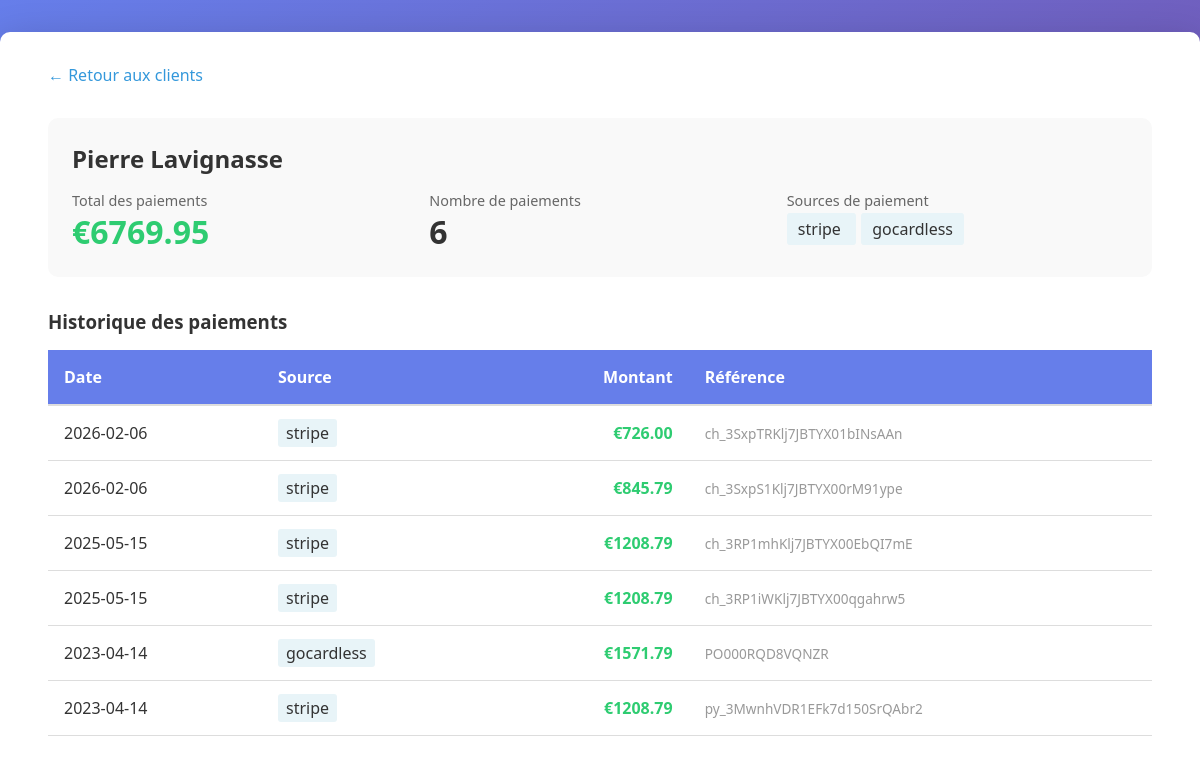
The app's page /client/Pierre Lavignasse (signed in) with its own data.
### tables this page shows
CREATE TABLE paiements (
        id INTEGER PRIMARY KEY AUTOINCREMENT,
        date_paiement TEXT NOT NULL,
        source TEXT NOT NULL,
        montant REAL NOT NULL,
        client_nom TEXT,
        email TEXT,
        statut TEXT DEFAULT 'pending',
        reference_externe TEXT,
        metadonnees TEXT,
        synchronise INTEGER DEFAULT 0,
        created_at TEXT DEFAULT CURRENT_TIMESTAMP
    );

### app.py (the view)
@app.route('/client/<client_nom>')
@admin_required
def detail_client(client_nom):
    paiements = database.obtenir_paiements_client(client_nom)
    total = sum(p['montant'] for p in paiements)
    sources = set(p['source'] for p in paiements)
    return render_template('client_detail.html',
                         client_nom=client_nom,
                         paiements=paiements,
                         total=total,
                         sources=sources,
                         nb_paiements=len(paiements))

### app.py (called while the page is built)
def admin_required(f):
    @wraps(f)
    def decorated_function(*args, **kwargs):
        role = session.get('role')
        if not role:
            return redirect(url_for('connexion'))
        if role != 'admin':
            return redirect(url_for('recherche'))
        return f(*args, **kwargs)
    return decorated_function

@app.context_processor
def injecter_role():
    return {'role': session.get('role'), 'est_admin': session.get('role') == 'admin'}

### database.py (called while the page is built)
def get_connection():
    conn = sqlite3.connect(DATABASE_URL)
    conn.row_factory = sqlite3.Row
    return conn

def obtenir_paiements_client(client_nom):
    conn = get_connection()
    cursor = conn.cursor()
    cursor.execute(
        '''SELECT * FROM paiements
           WHERE LOWER(TRIM(client_nom)) = LOWER(TRIM(?))
           ORDER BY date_paiement DESC''',
        (client_nom,)
    )
    paiements = [dict(row) for row in cursor.fetchall()]
    conn.close()
    return paiements

### templates/client_detail.html (shortened to what this page needs)
{% extends "base.html" %}
{% block content %}
<div style="margin-bottom: 2rem;">
    <a href="/clients" style="color: #3498db; text-decoration: none;">← Retour aux clients</a>
</div>
<div style="background: #f9f9f9; padding: 1.5rem; border-radius: 10px; margin-bottom: 2rem;">
    <h2>{{ client_nom }}</h2>
    <div style="display: grid; grid-template-columns: 1fr 1fr 1fr; gap: 1rem; margin-top: 1rem;">
        <div>
            <div style="color: #666; font-size: 0.9rem;">Total des paiements</div>
            <div style="font-size: 2rem; font-weight: bold; color: #2ecc71;">€{{ "%.2f"|format(total) }}</div>
        </div>
        <div>
            <div style="color: #666; font-size: 0.9rem;">Nombre de paiements</div>
            <div style="font-size: 2rem; font-weight: bold;">{{ nb_paiements }}</div>
        </div>
        <div>
            <div style="color: #666; font-size: 0.9rem;">Sources de paiement</div>
            <div style="font-size: 1rem; margin-top: 0.5rem;">
                {% for source in sources %}
                    <span style="background: #e8f4f8; padding: 0.3rem 0.7rem; border-radius: 3px; margin-right: 0.3rem;">
                        {{ source }}
                    </span>
                {% endfor %}
            </div>
        </div>
    </div>
</div>
<h3>Historique des paiements</h3>
<table style="width: 100%; border-collapse: collapse;">
    <thead>
        <tr style="background: #f0f0f0; border-bottom: 2px solid #ddd;">
            <th style="padding: 1rem; text-align: left;">Date</th>
            <th style="padding: 1rem; text-align: left;">Source</th>
            <th style="padding: 1rem; text-align: right;">Montant</th>
            <th style="padding: 1rem; text-align: left;">Référence</th>
        </tr>
    </thead>
    <tbody>
        {% for paiement in paiements %}
        <tr style="border-bottom: 1px solid #eee;">
            <td style="padding: 1rem;">{{ paiement.date_paiement }}</td>
            <td style="padding: 1rem;">
                <span style="background: #e8f4f8; padding: 0.2rem 0.5rem; border-radius: 3px;">
                    {{ paiement.source }}
                </span>
            </td>
            <td style="padding: 1rem; text-align: right; font-weight: bold; color: #2ecc71;">
                €{{ "%.2f"|format(paiement.montant) }}
            </td>
            <td style="padding: 1rem; font-size: 0.85rem; color: #999;">
                {{ paiement.reference_externe or '-' }}
            </td>
        </tr>
        {% endfor %}
    </tbody>
</table>
{% endblock %}

### templates/base.html (style rules this page uses)
* { margin: 0; padding: 0; box-sizing: border-box; }
body { font-family: 'Segoe UI', Tahoma, Geneva, Verdana, sans-serif; background: linear-gradient(135deg, #667eea 0%, #764ba2 100%); min-height: 100vh; color: #333; }
table { width: 100%; border-collapse: collapse; margin: 1rem 0; }
table th, table td { padding: 1rem; text-align: left; border-bottom: 1px solid #ddd; }
table th { background: #667eea; color: white; }

### records on screen
paiements: source "stripe", date_paiement "2026-02-06", montant "726.00", reference_externe "ch_3SxpTRKlj7JBTYX01bINsAAn"
paiements: source "gocardless", date_paiement "2023-04-14", montant "1571.79", reference_externe "PO000RQD8VQNZR"
paiements: date_paiement "2026-02-06", source "stripe", montant "845.79", reference_externe "ch_3SxpS1Klj7JBTYX00rM91ype"
paiements: date_paiement "2025-05-15", source "stripe", montant "1208.79", reference_externe "ch_3RP1mhKlj7JBTYX00EbQI7mE"
paiements: date_paiement "2025-05-15", source "stripe", montant "1208.79", reference_externe "ch_3RP1iWKlj7JBTYX00qgahrw5"
paiements: date_paiement "2023-04-14", source "stripe", montant "1208.79", reference_externe "py_3MwnhVDR1EFk7d150SrQAbr2"

### other values on screen
{{ client_nom }} "Pierre Lavignasse"
{{ "%.2f"|format(total) }} "6769.95"
{{ nb_paiements }} "6"
